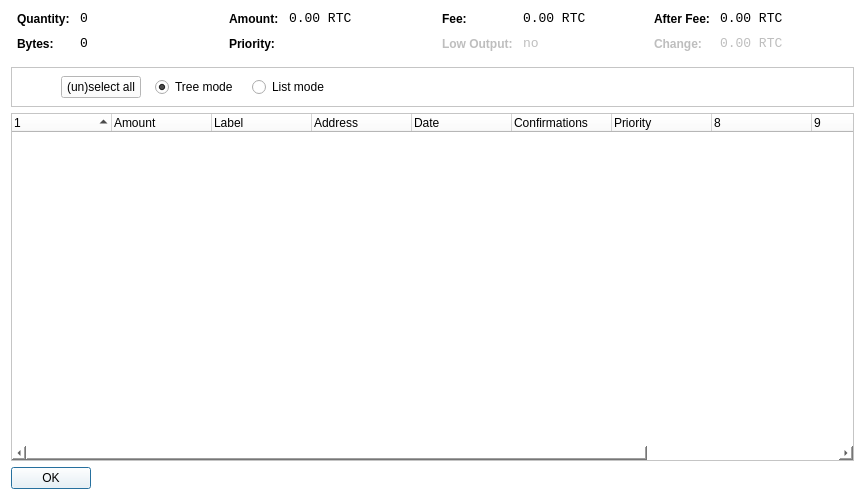
<?xml version="1.0" encoding="UTF-8"?>
<ui version="4.0">
 <class>CoinControlDialog</class>
 <widget class="QDialog" name="CoinControlDialog">
  <property name="geometry">
   <rect>
    <x>0</x>
    <y>0</y>
    <width>865</width>
    <height>500</height>
   </rect>
  </property>
  <property name="windowTitle">
   <string>Coin Control</string>
  </property>
  <property name="styleSheet">
   <string notr="true">background-color: rgb(255, 255, 255);</string>
  </property>
  <layout class="QVBoxLayout" name="verticalLayout">
   <item>
    <layout class="QHBoxLayout" name="horizontalLayoutTop" stretch="0,0,0,0">
     <property name="topMargin">
      <number>0</number>
     </property>
     <property name="bottomMargin">
      <number>10</number>
     </property>
     <item>
      <layout class="QFormLayout" name="formLayoutCoinControl1">
       <property name="horizontalSpacing">
        <number>10</number>
       </property>
       <property name="verticalSpacing">
        <number>10</number>
       </property>
       <property name="leftMargin">
        <number>6</number>
       </property>
       <property name="rightMargin">
        <number>6</number>
       </property>
       <item row="0" column="0">
        <widget class="QLabel" name="labelCoinControlQuantityText">
         <property name="styleSheet">
          <string notr="true">font-weight:bold;</string>
         </property>
         <property name="text">
          <string>Quantity:</string>
         </property>
        </widget>
       </item>
       <item row="0" column="1">
        <widget class="QLabel" name="labelCoinControlQuantity">
         <property name="font">
          <font>
           <family>Monospace</family>
           <pointsize>10</pointsize>
          </font>
         </property>
         <property name="cursor">
          <cursorShape>IBeamCursor</cursorShape>
         </property>
         <property name="contextMenuPolicy">
          <enum>Qt::ActionsContextMenu</enum>
         </property>
         <property name="text">
          <string>0</string>
         </property>
         <property name="textInteractionFlags">
          <set>Qt::LinksAccessibleByMouse|Qt::TextSelectableByKeyboard|Qt::TextSelectableByMouse</set>
         </property>
        </widget>
       </item>
       <item row="1" column="0">
        <widget class="QLabel" name="labelCoinControlBytesText">
         <property name="styleSheet">
          <string notr="true">font-weight:bold;</string>
         </property>
         <property name="text">
          <string>Bytes:</string>
         </property>
        </widget>
       </item>
       <item row="1" column="1">
        <widget class="QLabel" name="labelCoinControlBytes">
         <property name="font">
          <font>
           <family>Monospace</family>
           <pointsize>10</pointsize>
          </font>
         </property>
         <property name="cursor">
          <cursorShape>IBeamCursor</cursorShape>
         </property>
         <property name="contextMenuPolicy">
          <enum>Qt::ActionsContextMenu</enum>
         </property>
         <property name="text">
          <string>0</string>
         </property>
         <property name="textInteractionFlags">
          <set>Qt::LinksAccessibleByMouse|Qt::TextSelectableByKeyboard|Qt::TextSelectableByMouse</set>
         </property>
        </widget>
       </item>
      </layout>
     </item>
     <item>
      <layout class="QFormLayout" name="formLayoutCoinControl2">
       <property name="horizontalSpacing">
        <number>10</number>
       </property>
       <property name="verticalSpacing">
        <number>10</number>
       </property>
       <property name="leftMargin">
        <number>6</number>
       </property>
       <property name="rightMargin">
        <number>6</number>
       </property>
       <item row="0" column="0">
        <widget class="QLabel" name="labelCoinControlAmountText">
         <property name="styleSheet">
          <string notr="true">font-weight:bold;</string>
         </property>
         <property name="text">
          <string>Amount:</string>
         </property>
        </widget>
       </item>
       <item row="0" column="1">
        <widget class="QLabel" name="labelCoinControlAmount">
         <property name="font">
          <font>
           <family>Monospace</family>
           <pointsize>10</pointsize>
          </font>
         </property>
         <property name="cursor">
          <cursorShape>IBeamCursor</cursorShape>
         </property>
         <property name="contextMenuPolicy">
          <enum>Qt::ActionsContextMenu</enum>
         </property>
         <property name="text">
          <string>0.00 RTC</string>
         </property>
         <property name="textInteractionFlags">
          <set>Qt::LinksAccessibleByMouse|Qt::TextSelectableByKeyboard|Qt::TextSelectableByMouse</set>
         </property>
        </widget>
       </item>
       <item row="1" column="0">
        <widget class="QLabel" name="labelCoinControlPriorityText">
         <property name="styleSheet">
          <string notr="true">font-weight:bold;</string>
         </property>
         <property name="text">
          <string>Priority:</string>
         </property>
        </widget>
       </item>
       <item row="1" column="1">
        <widget class="QLabel" name="labelCoinControlPriority">
         <property name="font">
          <font>
           <family>Monospace</family>
           <pointsize>10</pointsize>
          </font>
         </property>
         <property name="cursor">
          <cursorShape>IBeamCursor</cursorShape>
         </property>
         <property name="contextMenuPolicy">
          <enum>Qt::ActionsContextMenu</enum>
         </property>
         <property name="text">
          <string/>
         </property>
         <property name="textInteractionFlags">
          <set>Qt::LinksAccessibleByMouse|Qt::TextSelectableByKeyboard|Qt::TextSelectableByMouse</set>
         </property>
        </widget>
       </item>
      </layout>
     </item>
     <item>
      <layout class="QFormLayout" name="formLayoutCoinControl3">
       <property name="horizontalSpacing">
        <number>10</number>
       </property>
       <property name="verticalSpacing">
        <number>10</number>
       </property>
       <property name="leftMargin">
        <number>6</number>
       </property>
       <property name="rightMargin">
        <number>6</number>
       </property>
       <item row="0" column="0">
        <widget class="QLabel" name="labelCoinControlFeeText">
         <property name="styleSheet">
          <string notr="true">font-weight:bold;</string>
         </property>
         <property name="text">
          <string>Fee:</string>
         </property>
        </widget>
       </item>
       <item row="0" column="1">
        <widget class="QLabel" name="labelCoinControlFee">
         <property name="font">
          <font>
           <family>Monospace</family>
           <pointsize>10</pointsize>
          </font>
         </property>
         <property name="cursor">
          <cursorShape>IBeamCursor</cursorShape>
         </property>
         <property name="contextMenuPolicy">
          <enum>Qt::ActionsContextMenu</enum>
         </property>
         <property name="text">
          <string>0.00 RTC</string>
         </property>
         <property name="textInteractionFlags">
          <set>Qt::LinksAccessibleByMouse|Qt::TextSelectableByKeyboard|Qt::TextSelectableByMouse</set>
         </property>
        </widget>
       </item>
       <item row="1" column="0">
        <widget class="QLabel" name="labelCoinControlLowOutputText">
         <property name="enabled">
          <bool>false</bool>
         </property>
         <property name="styleSheet">
          <string notr="true">font-weight:bold;</string>
         </property>
         <property name="text">
          <string>Low Output:</string>
         </property>
        </widget>
       </item>
       <item row="1" column="1">
        <widget class="QLabel" name="labelCoinControlLowOutput">
         <property name="enabled">
          <bool>false</bool>
         </property>
         <property name="font">
          <font>
           <family>Monospace</family>
           <pointsize>10</pointsize>
          </font>
         </property>
         <property name="cursor">
          <cursorShape>IBeamCursor</cursorShape>
         </property>
         <property name="contextMenuPolicy">
          <enum>Qt::ActionsContextMenu</enum>
         </property>
         <property name="text">
          <string>no</string>
         </property>
         <property name="textInteractionFlags">
          <set>Qt::LinksAccessibleByMouse|Qt::TextSelectableByKeyboard|Qt::TextSelectableByMouse</set>
         </property>
        </widget>
       </item>
      </layout>
     </item>
     <item>
      <layout class="QFormLayout" name="formLayoutCoinControl4">
       <property name="fieldGrowthPolicy">
        <enum>QFormLayout::AllNonFixedFieldsGrow</enum>
       </property>
       <property name="horizontalSpacing">
        <number>10</number>
       </property>
       <property name="verticalSpacing">
        <number>10</number>
       </property>
       <property name="leftMargin">
        <number>6</number>
       </property>
       <property name="rightMargin">
        <number>6</number>
       </property>
       <item row="0" column="0">
        <widget class="QLabel" name="labelCoinControlAfterFeeText">
         <property name="styleSheet">
          <string notr="true">font-weight:bold;</string>
         </property>
         <property name="text">
          <string>After Fee:</string>
         </property>
        </widget>
       </item>
       <item row="0" column="1">
        <widget class="QLabel" name="labelCoinControlAfterFee">
         <property name="font">
          <font>
           <family>Monospace</family>
           <pointsize>10</pointsize>
          </font>
         </property>
         <property name="cursor">
          <cursorShape>IBeamCursor</cursorShape>
         </property>
         <property name="contextMenuPolicy">
          <enum>Qt::ActionsContextMenu</enum>
         </property>
         <property name="text">
          <string>0.00 RTC</string>
         </property>
         <property name="textInteractionFlags">
          <set>Qt::LinksAccessibleByMouse|Qt::TextSelectableByKeyboard|Qt::TextSelectableByMouse</set>
         </property>
        </widget>
       </item>
       <item row="1" column="0">
        <widget class="QLabel" name="labelCoinControlChangeText">
         <property name="enabled">
          <bool>false</bool>
         </property>
         <property name="styleSheet">
          <string notr="true">font-weight:bold;</string>
         </property>
         <property name="text">
          <string>Change:</string>
         </property>
        </widget>
       </item>
       <item row="1" column="1">
        <widget class="QLabel" name="labelCoinControlChange">
         <property name="enabled">
          <bool>false</bool>
         </property>
         <property name="font">
          <font>
           <family>Monospace</family>
           <pointsize>10</pointsize>
          </font>
         </property>
         <property name="cursor">
          <cursorShape>IBeamCursor</cursorShape>
         </property>
         <property name="contextMenuPolicy">
          <enum>Qt::ActionsContextMenu</enum>
         </property>
         <property name="text">
          <string>0.00 RTC</string>
         </property>
         <property name="textInteractionFlags">
          <set>Qt::LinksAccessibleByMouse|Qt::TextSelectableByKeyboard|Qt::TextSelectableByMouse</set>
         </property>
        </widget>
       </item>
      </layout>
     </item>
    </layout>
   </item>
   <item>
    <widget class="QFrame" name="frame">
     <property name="minimumSize">
      <size>
       <width>0</width>
       <height>40</height>
      </size>
     </property>
     <property name="frameShape">
      <enum>QFrame::StyledPanel</enum>
     </property>
     <property name="frameShadow">
      <enum>QFrame::Sunken</enum>
     </property>
     <widget class="QWidget" name="horizontalLayoutWidget">
      <property name="geometry">
       <rect>
        <x>50</x>
        <y>5</y>
        <width>791</width>
        <height>31</height>
       </rect>
      </property>
      <layout class="QHBoxLayout" name="horizontalLayoutPanel" stretch="0,0,0,0">
       <property name="spacing">
        <number>14</number>
       </property>
       <item>
        <widget class="QPushButton" name="pushButtonSelectAll">
         <property name="sizePolicy">
          <sizepolicy hsizetype="Maximum" vsizetype="Fixed">
           <horstretch>0</horstretch>
           <verstretch>0</verstretch>
          </sizepolicy>
         </property>
         <property name="text">
          <string>(un)select all</string>
         </property>
        </widget>
       </item>
       <item>
        <widget class="QRadioButton" name="radioTreeMode">
         <property name="sizePolicy">
          <sizepolicy hsizetype="Maximum" vsizetype="Fixed">
           <horstretch>0</horstretch>
           <verstretch>0</verstretch>
          </sizepolicy>
         </property>
         <property name="text">
          <string>Tree mode</string>
         </property>
         <property name="checked">
          <bool>true</bool>
         </property>
        </widget>
       </item>
       <item>
        <widget class="QRadioButton" name="radioListMode">
         <property name="sizePolicy">
          <sizepolicy hsizetype="Maximum" vsizetype="Fixed">
           <horstretch>0</horstretch>
           <verstretch>0</verstretch>
          </sizepolicy>
         </property>
         <property name="text">
          <string>List mode</string>
         </property>
        </widget>
       </item>
       <item>
        <spacer name="horizontalSpacer">
         <property name="orientation">
          <enum>Qt::Horizontal</enum>
         </property>
         <property name="sizeHint" stdset="0">
          <size>
           <width>40</width>
           <height>20</height>
          </size>
         </property>
        </spacer>
       </item>
      </layout>
     </widget>
    </widget>
   </item>
   <item>
    <widget class="CoinControlTreeWidget" name="treeWidget">
     <property name="contextMenuPolicy">
      <enum>Qt::CustomContextMenu</enum>
     </property>
     <property name="sortingEnabled">
      <bool>false</bool>
     </property>
     <property name="columnCount">
      <number>11</number>
     </property>
     <attribute name="headerShowSortIndicator" stdset="0">
      <bool>true</bool>
     </attribute>
     <attribute name="headerStretchLastSection">
      <bool>false</bool>
     </attribute>
     <column>
      <property name="text">
       <string/>
      </property>
     </column>
     <column>
      <property name="text">
       <string>Amount</string>
      </property>
     </column>
     <column>
      <property name="text">
       <string>Label</string>
      </property>
     </column>
     <column>
      <property name="text">
       <string>Address</string>
      </property>
     </column>
     <column>
      <property name="text">
       <string>Date</string>
      </property>
     </column>
     <column>
      <property name="text">
       <string>Confirmations</string>
      </property>
      <property name="toolTip">
       <string>Confirmed</string>
      </property>
     </column>
     <column>
      <property name="text">
       <string>Priority</string>
      </property>
     </column>
     <column>
      <property name="text">
       <string/>
      </property>
     </column>
     <column>
      <property name="text">
       <string/>
      </property>
     </column>
     <column>
      <property name="text">
       <string/>
      </property>
     </column>
     <column>
      <property name="text">
       <string/>
      </property>
     </column>
    </widget>
   </item>
   <item>
    <widget class="QDialogButtonBox" name="buttonBox">
     <property name="sizePolicy">
      <sizepolicy hsizetype="Maximum" vsizetype="Fixed">
       <horstretch>0</horstretch>
       <verstretch>0</verstretch>
      </sizepolicy>
     </property>
     <property name="orientation">
      <enum>Qt::Horizontal</enum>
     </property>
     <property name="standardButtons">
      <set>QDialogButtonBox::Ok</set>
     </property>
    </widget>
   </item>
  </layout>
 </widget>
 <customwidgets>
  <customwidget>
   <class>CoinControlTreeWidget</class>
   <extends>QTreeWidget</extends>
   <header>coincontroltreewidget.h</header>
  </customwidget>
 </customwidgets>
 <resources/>
 <connections/>
</ui>
